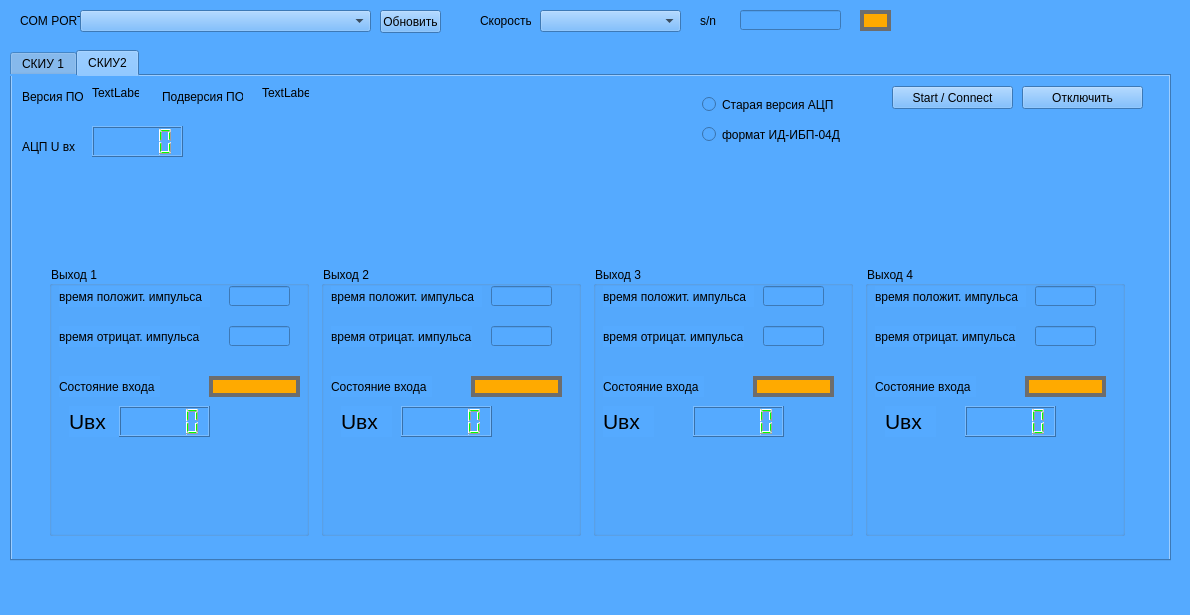
<?xml version="1.0" encoding="UTF-8"?>
<ui version="4.0">
 <class>MainWindow</class>
 <widget class="QMainWindow" name="MainWindow">
  <property name="geometry">
   <rect>
    <x>0</x>
    <y>0</y>
    <width>1190</width>
    <height>615</height>
   </rect>
  </property>
  <property name="windowTitle">
   <string>MainWindow</string>
  </property>
  <property name="styleSheet">
   <string notr="true">background-color: rgb(85, 170, 255);
color: rgb(0, 0, 0);</string>
  </property>
  <widget class="QWidget" name="centralwidget">
   <widget class="QTabWidget" name="tabWidget">
    <property name="geometry">
     <rect>
      <x>10</x>
      <y>50</y>
      <width>1161</width>
      <height>511</height>
     </rect>
    </property>
    <property name="currentIndex">
     <number>1</number>
    </property>
    <widget class="QWidget" name="skiu1">
     <attribute name="title">
      <string>СКИУ 1</string>
     </attribute>
     <widget class="QPushButton" name="connect_btn">
      <property name="geometry">
       <rect>
        <x>10</x>
        <y>140</y>
        <width>121</width>
        <height>23</height>
       </rect>
      </property>
      <property name="text">
       <string>Start / Connect</string>
      </property>
     </widget>
     <widget class="QPushButton" name="close_btn">
      <property name="geometry">
       <rect>
        <x>10</x>
        <y>180</y>
        <width>121</width>
        <height>23</height>
       </rect>
      </property>
      <property name="text">
       <string>Отключится</string>
      </property>
     </widget>
     <widget class="QPushButton" name="send_btn">
      <property name="geometry">
       <rect>
        <x>630</x>
        <y>160</y>
        <width>121</width>
        <height>23</height>
       </rect>
      </property>
      <property name="text">
       <string>Отправить</string>
      </property>
     </widget>
     <widget class="QPushButton" name="btn1">
      <property name="geometry">
       <rect>
        <x>20</x>
        <y>250</y>
        <width>75</width>
        <height>23</height>
       </rect>
      </property>
      <property name="text">
       <string>1</string>
      </property>
     </widget>
     <widget class="QPushButton" name="btn2">
      <property name="geometry">
       <rect>
        <x>20</x>
        <y>290</y>
        <width>75</width>
        <height>23</height>
       </rect>
      </property>
      <property name="text">
       <string>2</string>
      </property>
     </widget>
     <widget class="QPushButton" name="btn3">
      <property name="geometry">
       <rect>
        <x>20</x>
        <y>330</y>
        <width>75</width>
        <height>23</height>
       </rect>
      </property>
      <property name="text">
       <string>3</string>
      </property>
     </widget>
     <widget class="QPushButton" name="btn4">
      <property name="geometry">
       <rect>
        <x>20</x>
        <y>370</y>
        <width>75</width>
        <height>23</height>
       </rect>
      </property>
      <property name="text">
       <string>4</string>
      </property>
     </widget>
     <widget class="QLineEdit" name="lineEdit_2">
      <property name="geometry">
       <rect>
        <x>640</x>
        <y>30</y>
        <width>113</width>
        <height>20</height>
       </rect>
      </property>
     </widget>
     <widget class="QLabel" name="label_2">
      <property name="geometry">
       <rect>
        <x>560</x>
        <y>30</y>
        <width>47</width>
        <height>21</height>
       </rect>
      </property>
      <property name="text">
       <string>TextLabel</string>
      </property>
     </widget>
     <widget class="QListWidget" name="out_list">
      <property name="geometry">
       <rect>
        <x>360</x>
        <y>210</y>
        <width>391</width>
        <height>331</height>
       </rect>
      </property>
     </widget>
     <widget class="QLineEdit" name="r1_deley_lineEdit">
      <property name="geometry">
       <rect>
        <x>120</x>
        <y>250</y>
        <width>51</width>
        <height>20</height>
       </rect>
      </property>
     </widget>
     <widget class="QLineEdit" name="r1_time_lineEdit">
      <property name="geometry">
       <rect>
        <x>220</x>
        <y>250</y>
        <width>51</width>
        <height>20</height>
       </rect>
      </property>
     </widget>
     <widget class="QLabel" name="label_3">
      <property name="geometry">
       <rect>
        <x>230</x>
        <y>230</y>
        <width>47</width>
        <height>13</height>
       </rect>
      </property>
      <property name="text">
       <string>Вр. ср.</string>
      </property>
     </widget>
     <widget class="QLabel" name="label_4">
      <property name="geometry">
       <rect>
        <x>130</x>
        <y>230</y>
        <width>41</width>
        <height>16</height>
       </rect>
      </property>
      <property name="text">
       <string>Зад.</string>
      </property>
     </widget>
     <widget class="QLineEdit" name="input_lineEdit">
      <property name="geometry">
       <rect>
        <x>360</x>
        <y>130</y>
        <width>391</width>
        <height>20</height>
       </rect>
      </property>
     </widget>
    </widget>
    <widget class="QWidget" name="skiu2">
     <attribute name="title">
      <string>СКИУ2</string>
     </attribute>
     <widget class="QLabel" name="label_7">
      <property name="geometry">
       <rect>
        <x>10</x>
        <y>10</y>
        <width>81</width>
        <height>21</height>
       </rect>
      </property>
      <property name="text">
       <string>Версия ПО</string>
      </property>
     </widget>
     <widget class="QLabel" name="label_8">
      <property name="geometry">
       <rect>
        <x>150</x>
        <y>10</y>
        <width>81</width>
        <height>21</height>
       </rect>
      </property>
      <property name="text">
       <string>Подверсия ПО</string>
      </property>
     </widget>
     <widget class="QLabel" name="version_ckiu2_lbl">
      <property name="geometry">
       <rect>
        <x>80</x>
        <y>10</y>
        <width>47</width>
        <height>13</height>
       </rect>
      </property>
      <property name="text">
       <string>TextLabel</string>
      </property>
     </widget>
     <widget class="QLabel" name="sub_version_ckiu2_lbl">
      <property name="geometry">
       <rect>
        <x>250</x>
        <y>10</y>
        <width>47</width>
        <height>13</height>
       </rect>
      </property>
      <property name="text">
       <string>TextLabel</string>
      </property>
     </widget>
     <widget class="QRadioButton" name="version_acp_radioButton">
      <property name="geometry">
       <rect>
        <x>690</x>
        <y>20</y>
        <width>131</width>
        <height>17</height>
       </rect>
      </property>
      <property name="text">
       <string>Старая версия АЦП</string>
      </property>
     </widget>
     <widget class="QRadioButton" name="version_ibp_radioButton">
      <property name="geometry">
       <rect>
        <x>690</x>
        <y>50</y>
        <width>141</width>
        <height>17</height>
       </rect>
      </property>
      <property name="text">
       <string>формат ИД-ИБП-04Д</string>
      </property>
     </widget>
     <widget class="QPushButton" name="connect_ckiu_2_btn">
      <property name="geometry">
       <rect>
        <x>880</x>
        <y>10</y>
        <width>121</width>
        <height>23</height>
       </rect>
      </property>
      <property name="text">
       <string>Start / Connect</string>
      </property>
     </widget>
     <widget class="QPushButton" name="close_ckiu_2_btn">
      <property name="geometry">
       <rect>
        <x>1010</x>
        <y>10</y>
        <width>121</width>
        <height>23</height>
       </rect>
      </property>
      <property name="text">
       <string>Отключить</string>
      </property>
     </widget>
     <widget class="QLabel" name="label_19">
      <property name="geometry">
       <rect>
        <x>10</x>
        <y>60</y>
        <width>61</width>
        <height>21</height>
       </rect>
      </property>
      <property name="text">
       <string>АЦП U вх</string>
      </property>
     </widget>
     <widget class="QWidget" name="horizontalLayoutWidget">
      <property name="geometry">
       <rect>
        <x>20</x>
        <y>180</y>
        <width>1111</width>
        <height>291</height>
       </rect>
      </property>
      <layout class="QHBoxLayout" name="horizontalLayout">
       <property name="spacing">
        <number>5</number>
       </property>
       <property name="leftMargin">
        <number>10</number>
       </property>
       <property name="topMargin">
        <number>10</number>
       </property>
       <property name="rightMargin">
        <number>10</number>
       </property>
       <property name="bottomMargin">
        <number>10</number>
       </property>
       <item>
        <widget class="QGroupBox" name="groupBox">
         <property name="sizePolicy">
          <sizepolicy hsizetype="Fixed" vsizetype="Fixed">
           <horstretch>0</horstretch>
           <verstretch>0</verstretch>
          </sizepolicy>
         </property>
         <property name="minimumSize">
          <size>
           <width>260</width>
           <height>270</height>
          </size>
         </property>
         <property name="title">
          <string>Выход 1</string>
         </property>
         <widget class="QLabel" name="label_11">
          <property name="geometry">
           <rect>
            <x>10</x>
            <y>20</y>
            <width>151</width>
            <height>21</height>
           </rect>
          </property>
          <property name="text">
           <string>время положит. импульса</string>
          </property>
         </widget>
         <widget class="QLabel" name="label_15">
          <property name="geometry">
           <rect>
            <x>10</x>
            <y>60</y>
            <width>141</width>
            <height>21</height>
           </rect>
          </property>
          <property name="text">
           <string>время отрицат. импульса</string>
          </property>
         </widget>
         <widget class="QLabel" name="label_20">
          <property name="geometry">
           <rect>
            <x>10</x>
            <y>110</y>
            <width>101</width>
            <height>21</height>
           </rect>
          </property>
          <property name="text">
           <string>Состояние входа</string>
          </property>
         </widget>
         <widget class="QLabel" name="label_29">
          <property name="geometry">
           <rect>
            <x>20</x>
            <y>140</y>
            <width>51</width>
            <height>31</height>
           </rect>
          </property>
          <property name="font">
           <font>
            <pointsize>16</pointsize>
           </font>
          </property>
          <property name="text">
           <string>Uвх</string>
          </property>
         </widget>
         <widget class="QLineEdit" name="in1_t_pos_imp_lineEdit">
          <property name="geometry">
           <rect>
            <x>180</x>
            <y>20</y>
            <width>61</width>
            <height>20</height>
           </rect>
          </property>
         </widget>
         <widget class="QLineEdit" name="in1_t_neg_imp_lineEdit">
          <property name="geometry">
           <rect>
            <x>180</x>
            <y>60</y>
            <width>61</width>
            <height>20</height>
           </rect>
          </property>
         </widget>
         <widget class="QLabel" name="state_in_1_lbl">
          <property name="geometry">
           <rect>
            <x>160</x>
            <y>110</y>
            <width>91</width>
            <height>21</height>
           </rect>
          </property>
          <property name="styleSheet">
           <string notr="true">QLabel {
	border:4px solid rgb(109, 109, 109);
	background-color: rgb(255, 170, 0);
	
}</string>
          </property>
          <property name="text">
           <string/>
          </property>
         </widget>
         <widget class="QLCDNumber" name="u_in_1_lcd">
          <property name="geometry">
           <rect>
            <x>70</x>
            <y>140</y>
            <width>91</width>
            <height>31</height>
           </rect>
          </property>
          <property name="styleSheet">
           <string notr="true">QLCDNumber {
	color: rgb(0, 255, 0);
}</string>
          </property>
         </widget>
        </widget>
       </item>
       <item>
        <widget class="QGroupBox" name="groupBox_2">
         <property name="sizePolicy">
          <sizepolicy hsizetype="Fixed" vsizetype="Fixed">
           <horstretch>0</horstretch>
           <verstretch>0</verstretch>
          </sizepolicy>
         </property>
         <property name="minimumSize">
          <size>
           <width>260</width>
           <height>270</height>
          </size>
         </property>
         <property name="title">
          <string>Выход 2</string>
         </property>
         <widget class="QLabel" name="label_12">
          <property name="geometry">
           <rect>
            <x>10</x>
            <y>20</y>
            <width>151</width>
            <height>21</height>
           </rect>
          </property>
          <property name="text">
           <string>время положит. импульса</string>
          </property>
         </widget>
         <widget class="QLabel" name="label_16">
          <property name="geometry">
           <rect>
            <x>10</x>
            <y>60</y>
            <width>141</width>
            <height>21</height>
           </rect>
          </property>
          <property name="text">
           <string>время отрицат. импульса</string>
          </property>
         </widget>
         <widget class="QLabel" name="label_21">
          <property name="geometry">
           <rect>
            <x>10</x>
            <y>110</y>
            <width>101</width>
            <height>21</height>
           </rect>
          </property>
          <property name="text">
           <string>Состояние входа</string>
          </property>
         </widget>
         <widget class="QLabel" name="label_31">
          <property name="geometry">
           <rect>
            <x>20</x>
            <y>140</y>
            <width>51</width>
            <height>31</height>
           </rect>
          </property>
          <property name="font">
           <font>
            <pointsize>16</pointsize>
           </font>
          </property>
          <property name="text">
           <string>Uвх</string>
          </property>
         </widget>
         <widget class="QLineEdit" name="in2_t_pos_imp_lineEdit">
          <property name="geometry">
           <rect>
            <x>170</x>
            <y>20</y>
            <width>61</width>
            <height>20</height>
           </rect>
          </property>
         </widget>
         <widget class="QLineEdit" name="in2_t_neg_imp_lineEdit">
          <property name="geometry">
           <rect>
            <x>170</x>
            <y>60</y>
            <width>61</width>
            <height>20</height>
           </rect>
          </property>
         </widget>
         <widget class="QLabel" name="state_in_2_lbl">
          <property name="geometry">
           <rect>
            <x>150</x>
            <y>110</y>
            <width>91</width>
            <height>21</height>
           </rect>
          </property>
          <property name="styleSheet">
           <string notr="true">QLabel {
	border:4px solid rgb(109, 109, 109);
	background-color: rgb(255, 170, 0);
	
}</string>
          </property>
          <property name="text">
           <string/>
          </property>
         </widget>
         <widget class="QLCDNumber" name="u_in_2_lcd">
          <property name="geometry">
           <rect>
            <x>80</x>
            <y>140</y>
            <width>91</width>
            <height>31</height>
           </rect>
          </property>
          <property name="styleSheet">
           <string notr="true">QLCDNumber {
	color: rgb(0, 255, 0);
}</string>
          </property>
         </widget>
        </widget>
       </item>
       <item>
        <widget class="QGroupBox" name="groupBox_3">
         <property name="sizePolicy">
          <sizepolicy hsizetype="Fixed" vsizetype="Fixed">
           <horstretch>0</horstretch>
           <verstretch>0</verstretch>
          </sizepolicy>
         </property>
         <property name="minimumSize">
          <size>
           <width>260</width>
           <height>270</height>
          </size>
         </property>
         <property name="title">
          <string>Выход 3</string>
         </property>
         <widget class="QLabel" name="label_13">
          <property name="geometry">
           <rect>
            <x>10</x>
            <y>20</y>
            <width>151</width>
            <height>21</height>
           </rect>
          </property>
          <property name="text">
           <string>время положит. импульса</string>
          </property>
         </widget>
         <widget class="QLabel" name="label_17">
          <property name="geometry">
           <rect>
            <x>10</x>
            <y>60</y>
            <width>141</width>
            <height>21</height>
           </rect>
          </property>
          <property name="text">
           <string>время отрицат. импульса</string>
          </property>
         </widget>
         <widget class="QLabel" name="label_22">
          <property name="geometry">
           <rect>
            <x>10</x>
            <y>110</y>
            <width>101</width>
            <height>21</height>
           </rect>
          </property>
          <property name="text">
           <string>Состояние входа</string>
          </property>
         </widget>
         <widget class="QLabel" name="label_32">
          <property name="geometry">
           <rect>
            <x>10</x>
            <y>140</y>
            <width>51</width>
            <height>31</height>
           </rect>
          </property>
          <property name="font">
           <font>
            <pointsize>16</pointsize>
           </font>
          </property>
          <property name="text">
           <string>Uвх</string>
          </property>
         </widget>
         <widget class="QLineEdit" name="in3_t_pos_imp_lineEdit">
          <property name="geometry">
           <rect>
            <x>170</x>
            <y>20</y>
            <width>61</width>
            <height>20</height>
           </rect>
          </property>
         </widget>
         <widget class="QLineEdit" name="in3_t_neg_imp_lineEdit">
          <property name="geometry">
           <rect>
            <x>170</x>
            <y>60</y>
            <width>61</width>
            <height>20</height>
           </rect>
          </property>
         </widget>
         <widget class="QLabel" name="state_in_3_lbl">
          <property name="geometry">
           <rect>
            <x>160</x>
            <y>110</y>
            <width>81</width>
            <height>21</height>
           </rect>
          </property>
          <property name="styleSheet">
           <string notr="true">QLabel {
	border:4px solid rgb(109, 109, 109);
	background-color: rgb(255, 170, 0);
	
}</string>
          </property>
          <property name="text">
           <string/>
          </property>
         </widget>
         <widget class="QLCDNumber" name="u_in_3_lcd">
          <property name="geometry">
           <rect>
            <x>100</x>
            <y>140</y>
            <width>91</width>
            <height>31</height>
           </rect>
          </property>
          <property name="styleSheet">
           <string notr="true">QLCDNumber {
	color: rgb(0, 255, 0);
}</string>
          </property>
         </widget>
        </widget>
       </item>
       <item>
        <widget class="QGroupBox" name="groupBox_4">
         <property name="sizePolicy">
          <sizepolicy hsizetype="Fixed" vsizetype="Fixed">
           <horstretch>0</horstretch>
           <verstretch>0</verstretch>
          </sizepolicy>
         </property>
         <property name="minimumSize">
          <size>
           <width>260</width>
           <height>270</height>
          </size>
         </property>
         <property name="title">
          <string>Выход 4</string>
         </property>
         <widget class="QLabel" name="label_14">
          <property name="geometry">
           <rect>
            <x>10</x>
            <y>20</y>
            <width>151</width>
            <height>21</height>
           </rect>
          </property>
          <property name="text">
           <string>время положит. импульса</string>
          </property>
         </widget>
         <widget class="QLabel" name="label_18">
          <property name="geometry">
           <rect>
            <x>10</x>
            <y>60</y>
            <width>141</width>
            <height>21</height>
           </rect>
          </property>
          <property name="text">
           <string>время отрицат. импульса</string>
          </property>
         </widget>
         <widget class="QLabel" name="label_23">
          <property name="geometry">
           <rect>
            <x>10</x>
            <y>110</y>
            <width>101</width>
            <height>21</height>
           </rect>
          </property>
          <property name="text">
           <string>Состояние входа</string>
          </property>
         </widget>
         <widget class="QLabel" name="label_33">
          <property name="geometry">
           <rect>
            <x>20</x>
            <y>140</y>
            <width>51</width>
            <height>31</height>
           </rect>
          </property>
          <property name="font">
           <font>
            <pointsize>16</pointsize>
           </font>
          </property>
          <property name="text">
           <string>Uвх</string>
          </property>
         </widget>
         <widget class="QLineEdit" name="in4_t_pos_imp_lineEdit">
          <property name="geometry">
           <rect>
            <x>170</x>
            <y>20</y>
            <width>61</width>
            <height>20</height>
           </rect>
          </property>
         </widget>
         <widget class="QLineEdit" name="in4_t_neg_imp_lineEdit">
          <property name="geometry">
           <rect>
            <x>170</x>
            <y>60</y>
            <width>61</width>
            <height>20</height>
           </rect>
          </property>
         </widget>
         <widget class="QLabel" name="state_in_4_lbl">
          <property name="geometry">
           <rect>
            <x>160</x>
            <y>110</y>
            <width>81</width>
            <height>21</height>
           </rect>
          </property>
          <property name="styleSheet">
           <string notr="true">QLabel {
	border:4px solid rgb(109, 109, 109);
	background-color: rgb(255, 170, 0);
	
}</string>
          </property>
          <property name="text">
           <string/>
          </property>
         </widget>
         <widget class="QLCDNumber" name="u_in_4_lcd">
          <property name="geometry">
           <rect>
            <x>100</x>
            <y>140</y>
            <width>91</width>
            <height>31</height>
           </rect>
          </property>
          <property name="styleSheet">
           <string notr="true">QLCDNumber {
	color: rgb(0, 255, 0);
}</string>
          </property>
         </widget>
        </widget>
       </item>
      </layout>
     </widget>
     <widget class="QLCDNumber" name="u_in_lcd">
      <property name="geometry">
       <rect>
        <x>80</x>
        <y>50</y>
        <width>91</width>
        <height>31</height>
       </rect>
      </property>
      <property name="styleSheet">
       <string notr="true">QLCDNumber {
	color: rgb(0, 255, 0);
}</string>
      </property>
     </widget>
    </widget>
   </widget>
   <widget class="QLabel" name="label_5">
    <property name="geometry">
     <rect>
      <x>20</x>
      <y>10</y>
      <width>71</width>
      <height>21</height>
     </rect>
    </property>
    <property name="text">
     <string>COM PORT</string>
    </property>
   </widget>
   <widget class="QComboBox" name="port_comboBox">
    <property name="geometry">
     <rect>
      <x>80</x>
      <y>10</y>
      <width>291</width>
      <height>22</height>
     </rect>
    </property>
   </widget>
   <widget class="QLabel" name="label_6">
    <property name="geometry">
     <rect>
      <x>480</x>
      <y>10</y>
      <width>51</width>
      <height>21</height>
     </rect>
    </property>
    <property name="text">
     <string>Скорость</string>
    </property>
   </widget>
   <widget class="QComboBox" name="speed_comboBox">
    <property name="geometry">
     <rect>
      <x>540</x>
      <y>10</y>
      <width>141</width>
      <height>22</height>
     </rect>
    </property>
   </widget>
   <widget class="QLabel" name="label">
    <property name="geometry">
     <rect>
      <x>700</x>
      <y>10</y>
      <width>31</width>
      <height>21</height>
     </rect>
    </property>
    <property name="text">
     <string>s/n</string>
    </property>
   </widget>
   <widget class="QLineEdit" name="sn_lineEdit">
    <property name="geometry">
     <rect>
      <x>740</x>
      <y>10</y>
      <width>101</width>
      <height>20</height>
     </rect>
    </property>
   </widget>
   <widget class="QLabel" name="state_lbl">
    <property name="geometry">
     <rect>
      <x>860</x>
      <y>10</y>
      <width>31</width>
      <height>21</height>
     </rect>
    </property>
    <property name="styleSheet">
     <string notr="true">QLabel {
	border:4px solid rgb(109, 109, 109);
	background-color: rgb(255, 170, 0);
	
}</string>
    </property>
    <property name="text">
     <string/>
    </property>
   </widget>
   <widget class="QPushButton" name="update_btn">
    <property name="geometry">
     <rect>
      <x>380</x>
      <y>10</y>
      <width>61</width>
      <height>23</height>
     </rect>
    </property>
    <property name="text">
     <string>Обновить</string>
    </property>
   </widget>
  </widget>
  <widget class="QMenuBar" name="menubar">
   <property name="geometry">
    <rect>
     <x>0</x>
     <y>0</y>
     <width>1190</width>
     <height>33</height>
    </rect>
   </property>
  </widget>
 </widget>
 <resources/>
 <connections/>
</ui>
